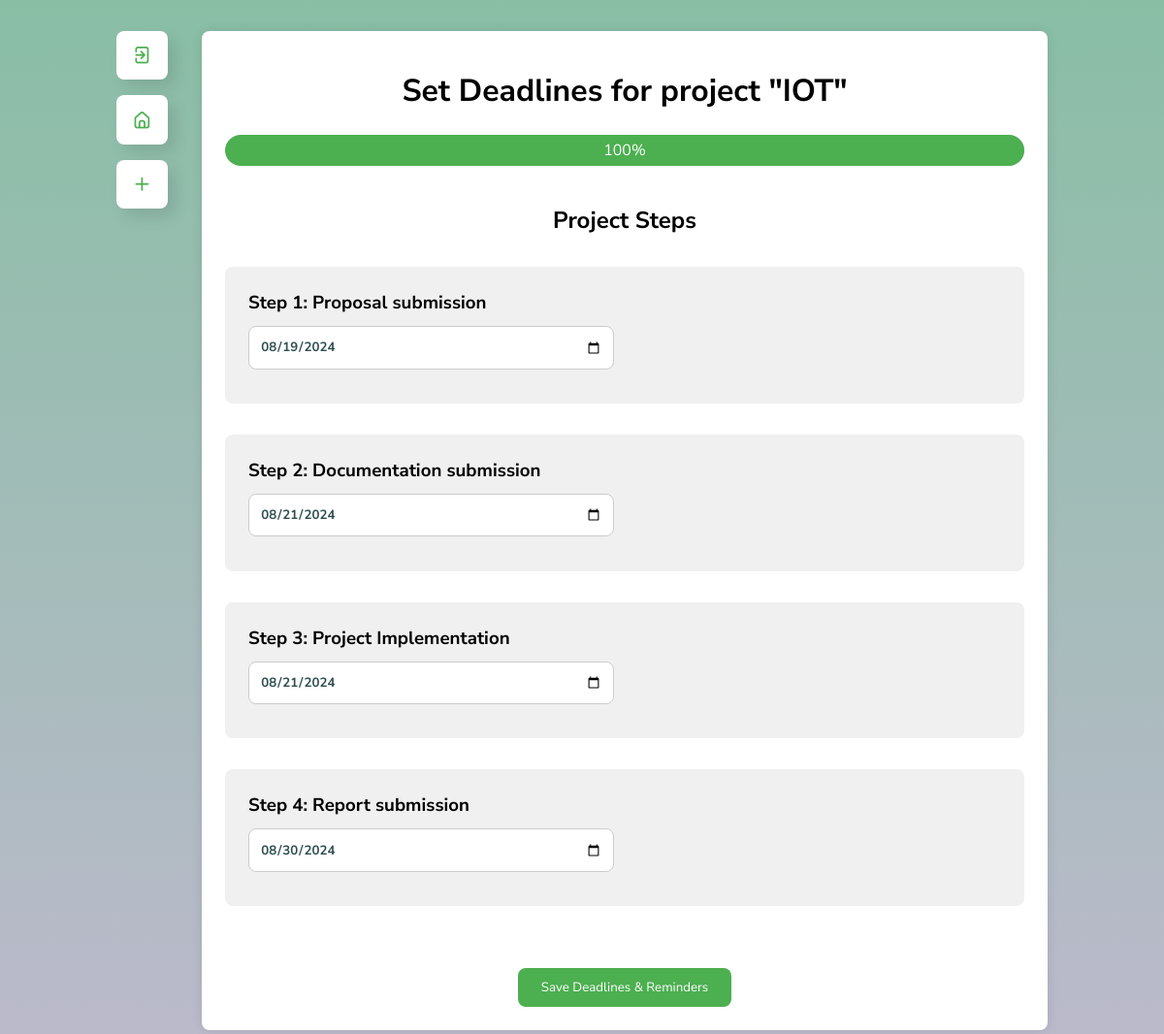
Page /set-deadlines/5 (signed in) on the committed database.
### core/models.py (models this page shows, shortened)
class Project(models.Model):
    coordinator = models.ForeignKey(CustomUser, on_delete=models.CASCADE)
    project_supervisor = models.ForeignKey(ProjectSupervisor, on_delete=models.SET_NULL, null=True, blank=True)
    title = models.CharField(max_length=256)
    created_at = models.DateTimeField(auto_now=True)
    is_completed = models.BooleanField(default=False)
    proposal_deadline = models.DateTimeField(blank=True, null=True)
    documentation_deadline = models.DateTimeField(blank=True, null=True)
    implementation_deadline = models.DateTimeField(blank=True, null=True)
    report_deadline = models.DateTimeField(blank=True, null=True)
    progress = models.SmallIntegerField(default=0)
    report_file = models.FileField(upload_to='files/reports/', null=True, blank=True)
    documentation_file = models.FileField(upload_to='files/documentation/', null=True, blank=True)
    platform = models.TextField(choices=PLATFORM_CHOICES, null=True, blank=True, default=None)
    categories = models.ManyToManyField(Category, blank=True, related_name='projects')
    upgradable = models.BooleanField(default=False)
    comment = models.TextField(max_length=500, default="", blank=True, null=True)

### core/views.py (the view, shortened to what this page needs)
# urls.py: path('set-deadlines/<str:project_id>', views.set_deadlines, name='set_deadlines'),
@dynamic_login_required
def set_deadlines(request, project_id):
    project = Project.objects.get(pk=project_id)
    context = {'project':project}
    return render(request, 'core/deadlines.html', context)

### core/templates/core/deadlines.html (shortened to what this page needs)
{% extends "base.html" %}
{% load static %}
{% block page_content %}
<main class="container nav-layout">
    {% include "sidebar.html" %}
    <div class="deadlines-container">
        <h1 class="section-title">Set Deadlines for project &quot;{{ project.title }}&quot;</h1>
        <div class="progress-bar-container">
            <div class="progress-bar">
            {% with project.progress as project_progress  %}
                <div class="progress" style="width: {% widthratio project_progress 1 25 %}%;">{% widthratio project_progress 1 25 %}%</div>
            {% endwith %}
            </div>
        </div>
        <form method="post" class="progress-steps" id="deadlines_form">
            <h2 class="small-title">Project Steps</h2>
            <div class="step">
                <h3>Step 1: Proposal submission</h3>
                <input type="date" name="proposal_deadline" value="{{ project.proposal_deadline|date:'Y-m-d' }}">
            </div>
            <div class="step">
                <h3>Step 2: Documentation submission</h3>
                <input type="date" name="documentation_deadline" value="{{ project.documentation_deadline|date:'Y-m-d' }}">
            </div>
            <div class="step">
                <h3>Step 3: Project Implementation</h3>
                <input type="date" name="implementation_deadline" value="{{ project.implementation_deadline|date:'Y-m-d' }}">
            </div>
            <div class="step">
                <h3>Step 4: Report submission</h3>
                <input type="date" name="report_deadline" value="{{ project.report_deadline|date:'Y-m-d' }}">
            </div>
        </form>
        <div class="save-button-container">
            <button type="button" id="set_deadlines_btn">Save Deadlines & Reminders</button>
        </div>
    </div>
</main>
{% endblock page_content %}

### static/styles/main.css (style rules this page uses)
:root { --color-light: #fff; --color-light-variant: #f0f0f0; --color-gray-light: #ccc; --color-gray-dark:darkslategray; --color-gray-dark-transparent:rgba(47, 79, 79, 0.35); --color-green: #4CAF50; --color-green-variant: #45a049; --color-green-transparent: rgba(69, 160, 73, 0.35); --color-dark-transparent: rgba(0,0,0,0.1); --radius-sm: 0.5rem; --radius-md: 1rem; --radius-lg: 2rem; --space-sm: 0.7rem; --space-md: 1.5rem; --space-lg: 2.5rem; --container-width-sm: 92svw; --container-width-md: 86svw; --container-width-lg: 80svw; --transition:all 300ms ease; --animate-delay: 0.8s; }
* { box-sizing: border-box; padding: 0; margin: 0; border: 0; list-style: none; text-decoration: none; transition: var(--transition); font-family:"Nunito Sans", sans-serif; }
body { background-color: var(--color-light-variant); min-height: 100vh; margin: 0; background: linear-gradient(rgba(20, 126, 76, 0.5), rgba(122, 117, 153, 0.5)); position: relative; overflow-x: hidden; }
.container { width: var(--container-width-lg); margin-inline: auto; padding-block: 2rem; }
.section-title { font-size: 2rem; text-align: center; margin-block: 1rem; }
.small-title { font-size: 1.5rem; margin-block: 1rem; }
.nav-layout { display: grid; grid-template-columns: 5rem auto; gap: 0.5rem; }
.deadlines-container { background-color: var(--color-light); padding: var(--space-md); border-radius: var(--radius-sm); box-shadow: 0 0 var(--space-sm) var(--color-dark-transparent); }
.deadlines-container h1 { text-align: center; margin-bottom: var(--space-md); }
.progress-bar-container { margin-block: var(--space-md); }
.progress-bar { width: 100%; background-color: var(--color-gray-light); border-radius: var(--radius-md); overflow: hidden; position: relative; height: 2rem; }
.progress { height: 100%; background-color: var(--color-green); color: var(--color-light); text-align: center; line-height: 2rem; border-radius: var(--radius-md) 0 0 var(--radius-md); transition: width 0.3s ease; }
.progress-steps { margin-bottom: var(--space-lg); }
.progress-steps h2 { margin-bottom: var(--space-md); text-align: center; }
.step { background-color: var(--color-light-variant); padding: var(--space-md); border-radius: var(--radius-sm); margin-bottom: var(--space-md); }
.step h3 { margin-bottom: var(--space-sm); }
.step input[type="date"], .step input[type="time"] { width: calc(50% - var(--space-sm)); margin-right: var(--space-sm); margin-bottom: var(--space-sm); padding: var(--space-sm); border: 1px solid var(--color-gray-light); border-radius: var(--radius-sm); }
.save-button-container { text-align: center; }
.save-button-container button { background-color: var(--color-green); color: var(--color-light); padding: var(--space-sm) var(--space-md); border: none; border-radius: var(--radius-sm); cursor: pointer; }

### rows in the picture
Project: title "IOT", proposal_deadline "08/19/2024", documentation_deadline "08/21/2024", implementation_deadline "08/21/2024", report_deadline "08/30/2024"
